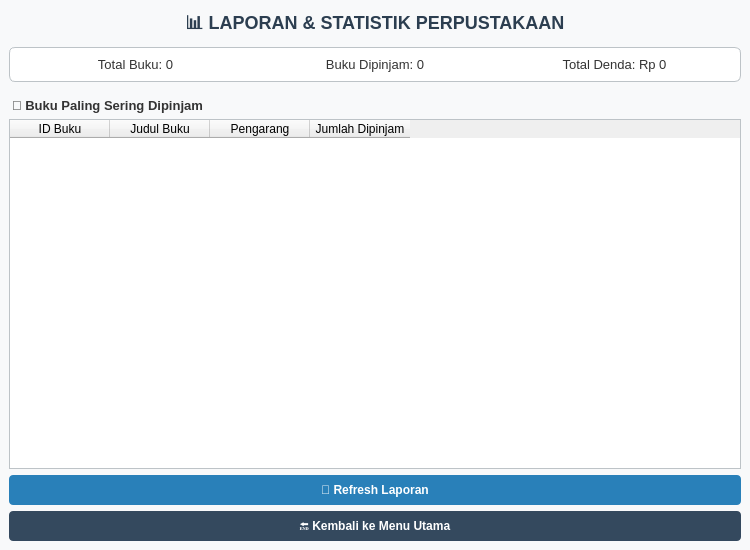
<?xml version="1.0" encoding="UTF-8"?>
<ui version="4.0">
 <class>LaporanWindow</class>
 <widget class="QMainWindow" name="LaporanWindow">
  <property name="geometry">
   <rect>
    <x>0</x>
    <y>0</y>
    <width>750</width>
    <height>550</height>
   </rect>
  </property>
  <property name="maximumSize">
   <size>
    <width>800</width>
    <height>800</height>
   </size>
  </property>
  <property name="windowTitle">
   <string>Perpustakaan - Laporan Statistik - laporan.ui</string>
  </property>
  <property name="styleSheet">
   <string notr="true">
QMainWindow { background-color: #F8F9FA; }
QLabel#lblTitle { font-size: 18px; font-weight: bold; color: #2C3E50; }
QLabel { font-size: 13px; color: #333; }
QFrame#frameStats { background-color: white; border: 1px solid #BDC3C7; border-radius: 6px; }
QPushButton { background-color: #34495E; color: white; border: none; border-radius: 4px; padding: 8px 15px; font-weight: bold; }
QPushButton:hover { background-color: #415B76; }
QPushButton#btnRefresh { background-color: #2980B9; }
QPushButton#btnRefresh:hover { background-color: #3498DB; }
QTableWidget { background-color: white; border: 1px solid #BDC3C7; gridline-color: #ECF0F1; }
   </string>
  </property>
  <widget class="QWidget" name="centralwidget">
   <layout class="QVBoxLayout" name="verticalLayoutMain">
    <item>
     <widget class="QLabel" name="lblTitle">
      <property name="text">
       <string>📊 LAPORAN &amp; STATISTIK PERPUSTAKAAN</string>
      </property>
      <property name="alignment">
       <set>Qt::AlignCenter</set>
      </property>
     </widget>
    </item>
    <item>
     <widget class="QFrame" name="frameStats">
      <property name="frameShape">
       <enum>QFrame::StyledPanel</enum>
      </property>
      <layout class="QHBoxLayout" name="horizontalLayoutStats">
       <item>
        <widget class="QLabel" name="lblTotalBuku">
         <property name="text">
          <string>Total Buku: 0</string>
         </property>
         <property name="alignment">
          <set>Qt::AlignCenter</set>
         </property>
        </widget>
       </item>
       <item>
        <widget class="QLabel" name="lblActiveLoans">
         <property name="text">
          <string>Buku Dipinjam: 0</string>
         </property>
         <property name="alignment">
          <set>Qt::AlignCenter</set>
         </property>
        </widget>
       </item>
       <item>
        <widget class="QLabel" name="lblTotalDenda">
         <property name="text">
          <string>Total Denda: Rp 0</string>
         </property>
         <property name="alignment">
          <set>Qt::AlignCenter</set>
         </property>
        </widget>
       </item>
      </layout>
     </widget>
    </item>
    <item>
     <widget class="QLabel" name="lblTableTitle">
      <property name="styleSheet">
       <string notr="true">font-weight: bold; margin-top: 10px;</string>
      </property>
      <property name="text">
       <string>🔥 Buku Paling Sering Dipinjam</string>
      </property>
     </widget>
    </item>
    <item>
     <widget class="QTableWidget" name="tablePopuler">
      <property name="maximumSize">
       <size>
        <width>800</width>
        <height>800</height>
       </size>
      </property>
      <column>
       <property name="text">
        <string>ID Buku</string>
       </property>
      </column>
      <column>
       <property name="text">
        <string>Judul Buku</string>
       </property>
      </column>
      <column>
       <property name="text">
        <string>Pengarang</string>
       </property>
      </column>
      <column>
       <property name="text">
        <string>Jumlah Dipinjam</string>
       </property>
      </column>
     </widget>
    </item>
    <item>
     <layout class="QHBoxLayout" name="horizontalLayoutButtons">
      <item>
       <widget class="QPushButton" name="btnRefresh">
        <property name="text">
         <string>🔄 Refresh Laporan</string>
        </property>
       </widget>
      </item>
     </layout>
    </item>
    <item>
     <widget class="QPushButton" name="btnKembali">
      <property name="text">
       <string>🔚 Kembali ke Menu Utama</string>
      </property>
     </widget>
    </item>
   </layout>
  </widget>
 </widget>
 <resources/>
 <connections/>
</ui>
